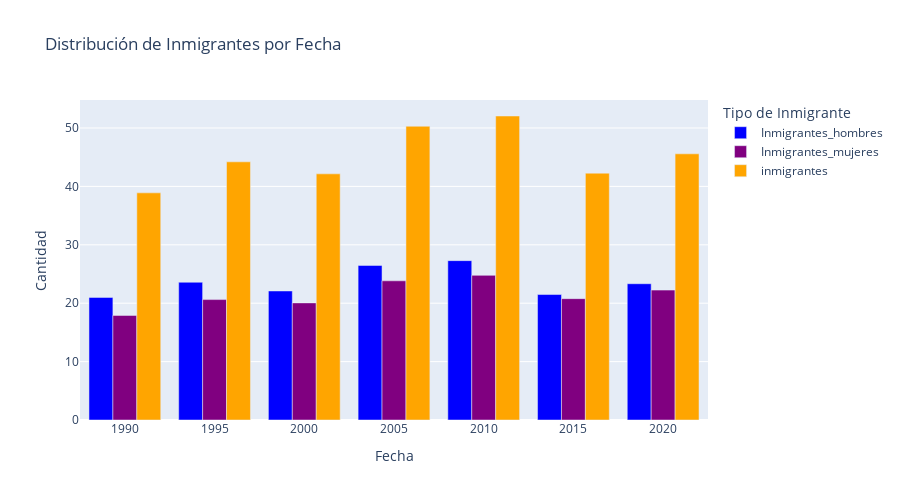

This figure's notebook cell:
### Code cell
import plotly.express as px

# Supongamos que tu DataFrame se llama df

# Crear el gráfico de barras apiladas con barmode='group'
fig_bar = px.bar(dataframe, x='Fecha', y=['Inmigrantes_hombres', 'Inmigrantes_mujeres', 'inmigrantes'],
                 color_discrete_sequence=['blue', 'purple', 'orange'],
                 title='Distribución de Inmigrantes por Fecha',
                 labels={'value': 'Cantidad', 'variable': 'Tipo de Inmigrante'},
                 height=500,
                 barmode='group')  # Utiliza 'group' para barras al lado de la otra

# Mostrar el gráfico
fig_bar.show()

### Figure 1 — Plotly figure (JSON) as saved in the notebook; plotly's stock layout.template omitted (floating-point values rounded to 4 significant figures)
{"data": [{"alignmentgroup": "True", "hovertemplate": "Tipo de Inmigrante=Inmigrantes_hombres<br>Fecha=%{x}<br>Cantidad=%{y}<extra></extra>", "legendgroup": "Inmigrantes_hombres", "marker": {"color": "blue", "pattern": {"shape": ""}}, "name": "Inmigrantes_hombres", "offsetgroup": "Inmigrantes_hombres", "orientation": "v", "showlegend": true, "textposition": "auto", "type": "bar", "x": [2020, 2015, 2010, 2005, 2000, 1995, 1990], "xaxis": "x", "y": [23.33, 21.48, 27.29, 26.47, 22.09, 23.59, 20.99], "yaxis": "y"}, {"alignmentgroup": "True", "hovertemplate": "Tipo de Inmigrante=Inmigrantes_mujeres<br>Fecha=%{x}<br>Cantidad=%{y}<extra></extra>", "legendgroup": "Inmigrantes_mujeres", "marker": {"color": "purple", "pattern": {"shape": ""}}, "name": "Inmigrantes_mujeres", "offsetgroup": "Inmigrantes_mujeres", "orientation": "v", "showlegend": true, "textposition": "auto", "type": "bar", "x": [2020, 2015, 2010, 2005, 2000, 1995, 1990], "xaxis": "x", "y": [22.24, 20.78, 24.77, 23.83, 20.05, 20.62, 17.9], "yaxis": "y"}, {"alignmentgroup": "True", "hovertemplate": "Tipo de Inmigrante=inmigrantes<br>Fecha=%{x}<br>Cantidad=%{y}<extra></extra>", "legendgroup": "inmigrantes", "marker": {"color": "orange", "pattern": {"shape": ""}}, "name": "inmigrantes", "offsetgroup": "inmigrantes", "orientation": "v", "showlegend": true, "textposition": "auto", "type": "bar", "x": [2020, 2015, 2010, 2005, 2000, 1995, 1990], "xaxis": "x", "y": [45.57, 42.26, 52.05, 50.3, 42.15, 44.21, 38.89], "yaxis": "y"}], "layout": {"barmode": "group", "height": 500, "legend": {"title": {"text": "Tipo de Inmigrante"}, "tracegroupgap": 0}, "title": {"text": "Distribución de Inmigrantes por Fecha"}, "xaxis": {"anchor": "y", "domain": [0, 1], "title": {"text": "Fecha"}}, "yaxis": {"anchor": "x", "domain": [0, 1], "title": {"text": "Cantidad"}}}}
